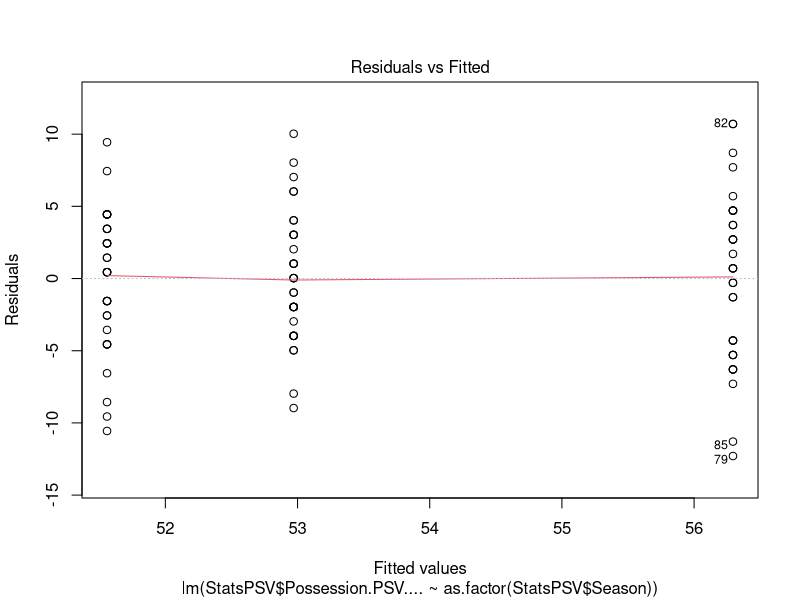
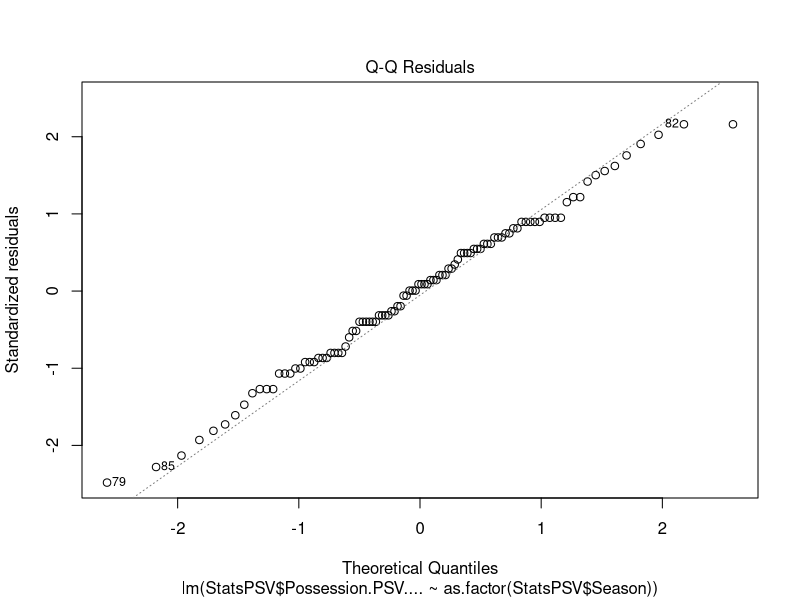
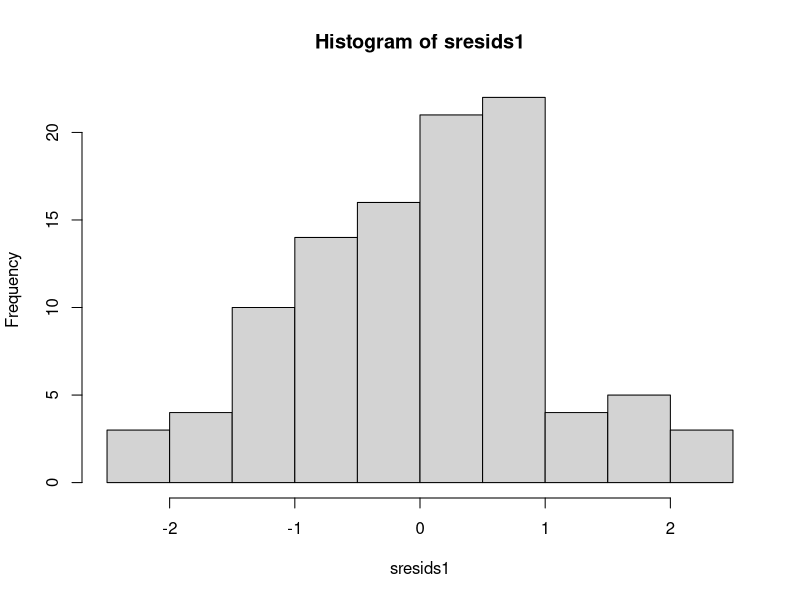

Recreate these plots in R, in order.
# Analyses of Wim Rip (Video-analyst PSV) statements

# Import dataset stats PSV
StatsPSV <- read.csv2("Analysis Wim Rip statements.csv", header = TRUE, sep = ";", dec = ",")

# Read data types
str(StatsPSV)

# Convert integers to character data type
StatsPSV[3:4] <- lapply(StatsPSV[3:4], as.character)

# Check whether converting was ok
str(StatsPSV)

# Convert integers to numeric data type
StatsPSV[5:11] <- lapply(StatsPSV[5:11], as.numeric)

# Check whether converting was ok
str(StatsPSV)

# Season 2014/2015 data
Season1 <- subset(StatsPSV, Season == "2014/2015")

# Season 2015/2016 data
Season2 <- subset(StatsPSV, Season == "2015/2016")

# Season 2016/2017 data
Season3 <- subset(StatsPSV, Season == "2016/2017")

# Check structure Season 1 subset
str(Season1)

# Create table with sum of chances, crosses, set piece goals, All shots (excluding blocks) and goals per season
Table1 <- aggregate(cbind(StatsPSV$Chances.PSV, StatsPSV$Crosses.PSV, StatsPSV$Set.piece.goals.PSV, StatsPSV$Shots.PSV..excl..blocks., StatsPSV$Goals.PSV), list(StatsPSV$Season), FUN = sum)

# Change column names of Table 1
colnames(Table1) <- c("Season", "Chances", "Crosses", "Set piece goals", "All shots (excluding blocks)", "Goals")

# Check dataframe of Table 1
data.frame(Table1)

# Create new variable Conversion 
Table1["Conversion"] <- NA

# Add variable Conversion as a column to Table 1
Table1$Conversion <- (Table1$Goals / Table1$`All shots (excluding blocks)`) * 100

# Round values in Table 1 to two decimals
Table1$Conversion <- round(Table1$Conversion, 2)

# Check dataframe of Table 1
data.frame(Table1)

# Create table with mean of possession, chances, crosses and set piece goals per season
Table2 <- aggregate(cbind(StatsPSV$Possession.PSV...., StatsPSV$Chances.PSV, StatsPSV$Crosses.PSV, StatsPSV$Set.piece.goals.PSV), list(StatsPSV$Season), FUN = mean)

# Change column names of Table 2
colnames(Table2) <- c("Season", "Possession", "Chances", "Crosses", "Set piece goals")

# Round values in Table 2 to two decimals, exclude first column
Table2[,-1] <- round(Table2[,-1], 2)

# Check dataframe of Table 2
data.frame(Table2)

# Create overall table with all relevant information
Table3 <- cbind(Table1, Table2$Possession)

# Change column name into Possession
colnames(Table3)[8] <- "Possession"

# Change order of columns (Possession more to the front)
Table3 <- Table3[ ,c(1, 8, 2:7)]

# Check dataframe of Table 3
data.frame(Table3)

# One-way ANOVA on possession
analysis1 <- lm(StatsPSV$Possession.PSV....~as.factor(StatsPSV$Season), data = StatsPSV)
anova(analysis1)
plot(analysis1, which = 1)
plot(analysis1, which = 2)
sresids1 <- rstandard(analysis1)
hist(sresids1)
TukeyHSD(aov(analysis1))

mean(Season2$Possession.PSV....)